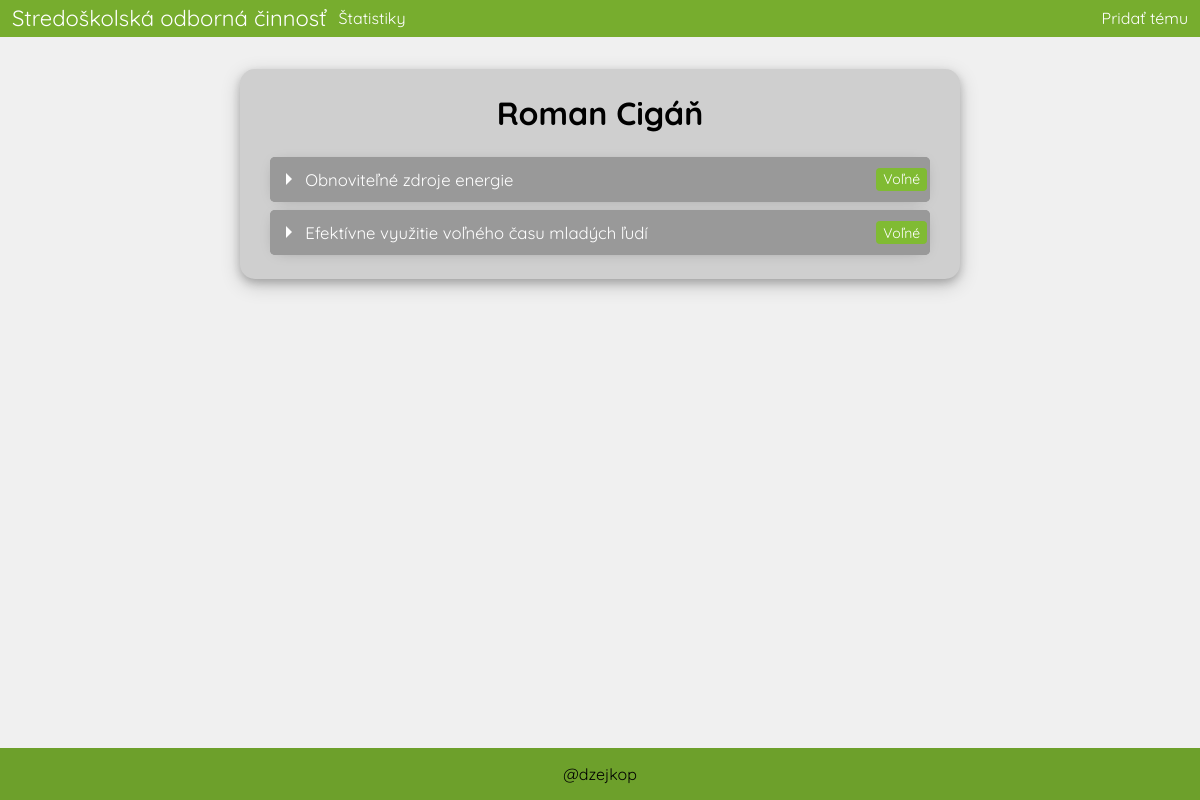
/soc/ucitel/48, run on the app's committed database.
### soc/models.py (models this page shows, shortened)
class Ucitel(models.Model):
    id = models.AutoField(primary_key=True)
    meno = models.CharField(max_length=30)
    priezvisko = models.CharField(max_length=30)
    email = models.EmailField(max_length=50)
    heslo = models.CharField(max_length=30)
    class Meta:
        verbose_name = "Ucitel"
        verbose_name_plural = "Ucitelia"
        ordering = ['priezvisko']

class Tema(models.Model):
    nazov = models.CharField(max_length=80)
    popis = models.TextField(max_length=500)
    conzultant = models.ForeignKey(Ucitel, on_delete=models.CASCADE,default=1)
    student = models.ForeignKey(Student, on_delete=models.SET_NULL, null=True, blank=True)
    odbor = models.ForeignKey(Odbor, on_delete=models.CASCADE,default=1)
    dostupnost = models.ForeignKey(Dostupnost, on_delete=models.CASCADE,default=1)
    kontroly = models.IntegerField(default=0)
    class Meta:
        verbose_name = "Tema"
        verbose_name_plural = "Temy"
        ordering = ["dostupnost_id","nazov"]

class Dostupnost(models.Model):
    nazov = models.CharField(max_length=20);
    def __str__(self):
        return f"{self.nazov}"
    class Meta:
        verbose_name = "Dostupnosť"
        verbose_name_plural = "Dostupnosť"

### soc/views.py (the view, shortened to what this page needs)
# urls.py: path('ucitel/<ucitel_id>',views.vypis_ucitela, name="ucitel"),
def vypis_ucitela(request,ucitel_id):
    succ_message = ""
    ucitel = Ucitel.objects.get(pk=ucitel_id)
    temy = Tema.objects.filter(conzultant=ucitel).order_by("-dostupnost")
    return render(request, 'soc/ucitel.html', {"ucitel": ucitel,"temy": temy,"succ_message":succ_message})

### soc/models.py (called while the page is built)
    def __str__(self):
        return f"{self.nazov}"

### soc/templates/soc/ucitel.html (shortened to what this page needs)
{% extends "base.html" %}
{% load static %}
{% block style%}
    <link rel="stylesheet" href="{% static 'soc/css/ucitel.css' %}">
{% endblock style%}
{% block content %}
<main>
    <div class="main_wrap">
        <h1>{{ucitel.meno}} {{ucitel.priezvisko}}</h1>
        {% for tema in temy%}
            <details id="item">
                <summary class="left">
                    <p class="nazov" id="nazov">{{ tema.nazov }}</p>
                    <p class="right" id="dostupnost" data-id="{{tema.dostupnost.id}}">{{ tema.dostupnost }}</p>
                </summary>
            </details>
        {% endfor %}
    </div>
</main>
{% endblock content %}

### soc/static/soc/css/ucitel.css (style rules this page uses)
details { margin: 0 auto ; background: #999; margin-bottom: .5rem; box-shadow: 0 .1rem 1rem -.5rem rgba(0, 0, 0, 0.4); border-radius: 5px; overflow: hidden; color:white; }
details:nth-child(even) { background: #999; }
details:last-child { margin-bottom: 0; }
summary { padding: 0.7rem; display: block; background: #999; padding-left: 2.2rem; position: relative; cursor: pointer; user-select: none; max-width: 95%; }
summary:before { content: ''; border-width: .4rem; border-style: solid; border-color: transparent transparent transparent #fff; position: absolute; top: 1rem; left: 1rem; transform: rotate(0); transform-origin: .2rem 50%; transition: .25s transform ease; }
.main_wrap { margin-top: 2rem; height: fit-content; background-color: #cfcfcf; border-radius: 15px; padding: 2vw 2.5vw 2vw 2.5vw; width: 55%; box-shadow: 0 4px 8px 0 rgba(0, 0, 0, 0.2), 0 6px 20px 0 rgba(0, 0, 0, 0.19); margin-bottom: 2rem; overflow-wrap: break-word; }
.main_wrap h1 { text-align: center; margin: 0 0 2vw 0; }
.right { margin: 0; float:right; font-size: 14px; padding: 0.2vw 0.6vw 0.2vw 0.6vw; margin-right: 0.4vw; border-width: .4px; border-radius: 4px; color: black; }
.left { float:left; min-width: 95%; color: white; font-size: 16.7px; display:flex; align-items: center; justify-content: space-between; }
.nazov { padding: 0; margin: 0; max-width: 80%; overflow-wrap: break-word; }

### soc/static/soc/css/page.css (style rules this page uses)
body { margin:0; background-color: #f0f0f0; display: flex; font-family: "Quicksand", sans-serif; flex-direction: column; min-height: 100vh; }
main { display: flex; justify-content: center; }

### data on the page
Ucitel: meno "Roman", priezvisko "Cigáň"
Tema: nazov "Obnoviteľné zdroje energie", dostupnost "Voľné"
Tema: nazov "Efektívne využitie voľného času mladých ľudí", dostupnost "Voľné"
